Frame 1 (no input): blank canvas, image omitted
Frame 60 (the mouse pressed at the canvas centre just before this capture): blank canvas, image omitted
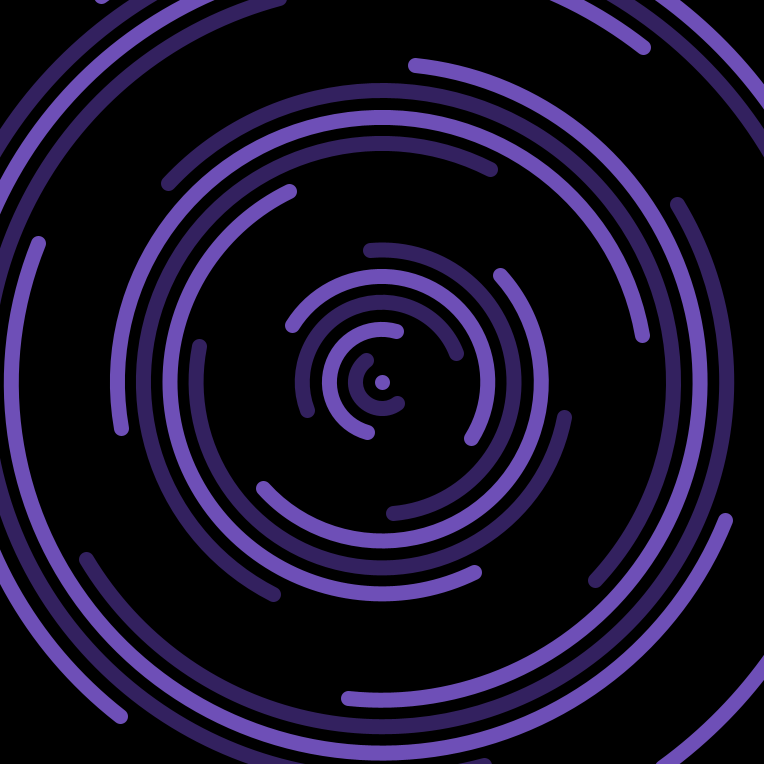
Frame 120 (the mouse held since frame 60 and released just before this capture)

The Processing sketch whose frames 1 and 60 were blank and that drew this single picture after the mouse press (run headless with seeded random() and noise(); from frame 60 on, the mouse is pressed at the canvas centre):

// Processing sketch: Trigonometria_4
// ── Trigonometria_4.pde
/*
GENERA UN PATRON DE ARCOS CONCENTRICOS
TODOS CON UNA APERTURA ANGULAR DE PI (180°).
LOS ARCOS TENDRAN COLOLES INTERCALADOS.
*/


// Declaración de variables
int 
mouseYPos; // Posición del mouse.

float
begin, // Angulo inicial del arco.
end; // Angulo final del arco.


void setup(){
  
  size(764, 764); // Tamaño de la ventana.
  noFill(); // No rellenar las figuras.
  strokeWeight(15); // Grosor de lineas 15 pixeles.
  
}

void draw(){
  
  background(0); // Color de fondo negro.
  
  /*
  Convierte el valor de la posición del mouse del intervalo [0, height]
  al intervalo [1, 2000].
  */
  mouseYPos = int(map(mouseY, 0, height, 1, 2000));
  
  // Para i desde o hasta la posición Y del mouse, con una paso minimo de 55 px...
  for(int i = 0; i < mouseYPos; i +=53){
    
    begin = radians(i); // Convertir a radianes.
    end = begin + PI; // Angulo inicial más media vuelta.
    
    
    if( i % 2 == 0 ){ // Si i es par... 
      
      stroke(#6E4FB7); // Lineas de color Morado oscuro.
      /*
      Generar el arco en la posición indicada, con sus respectivos,
      alto y largo, desde el angulo inicial hasta el final.
      */
      arc(width/2, height/2, i, i, begin, end);  
      
    }
    
    else{ // Si no es par...
    
      stroke(#33215F); // Lineas de color Morado claro.
      arc(width/2, height/2, i, i, begin, end); // generar un arco.
    
    }
    
  }
  
}
